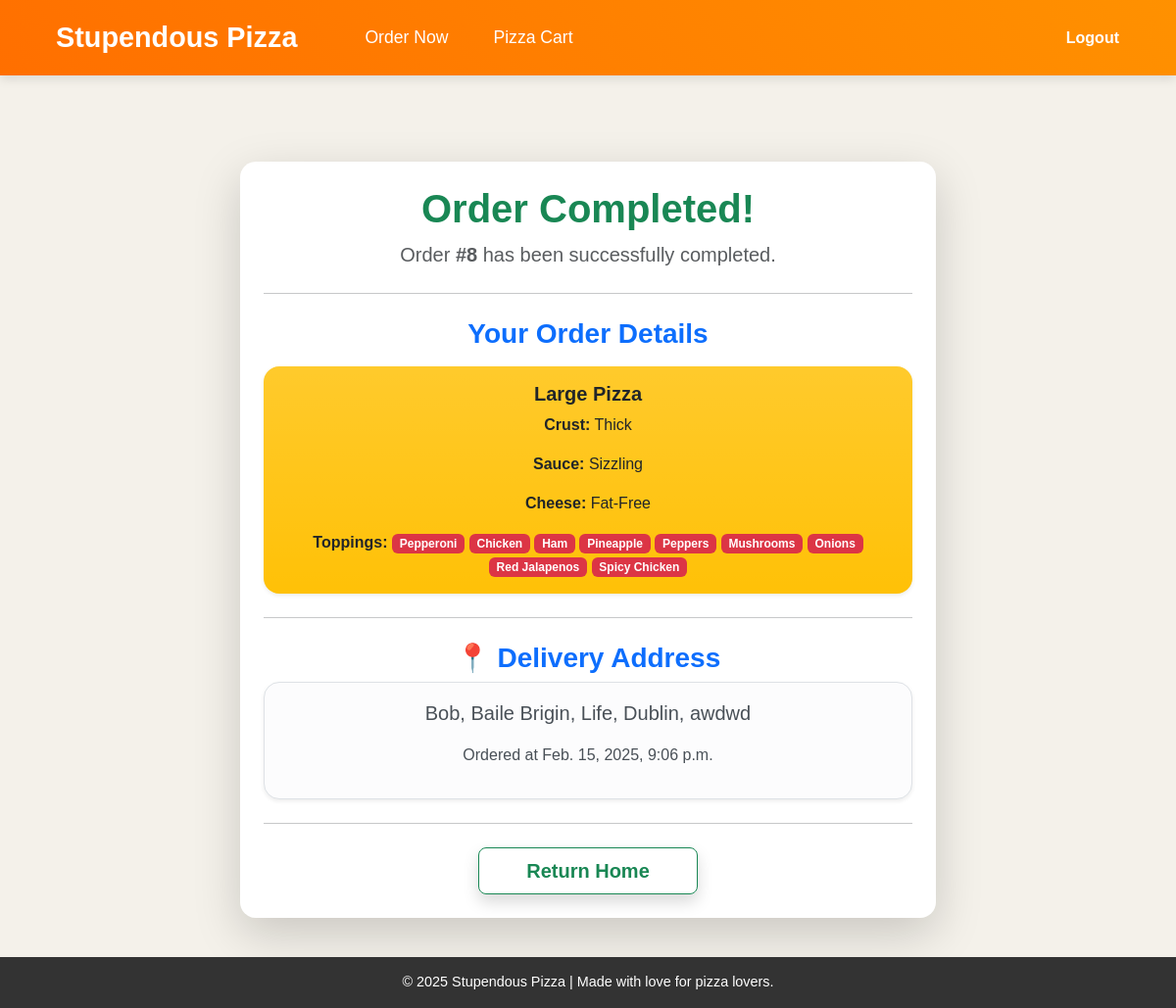
The app's page /completed_order/order8 (signed in) with its own data.
### Pizza_App/models.py (models this page shows, shortened)
class Order(models.Model):
    user = models.ForeignKey(User, on_delete=models.CASCADE)
    pizza = models.ManyToManyField(Pizza)
    address = models.ForeignKey(Address, on_delete=models.SET_NULL, null=True, blank=True)
    time_ordered = models.DateTimeField(auto_now_add=True)

class Pizza(models.Model):
    id = models.AutoField(primary_key=True)
    size = models.ForeignKey(Size, on_delete=models.CASCADE)
    crust = models.ForeignKey(Crust, on_delete=models.CASCADE)
    sauce = models.ForeignKey(Sauce, on_delete=models.CASCADE)
    topping = models.ManyToManyField(Topping, blank=True)
    cheese = models.ForeignKey(Cheese, on_delete=models.CASCADE)

class Size(models.Model):
    id = models.AutoField(primary_key=True)
    size = models.CharField(max_length=50, default="Small")
    price = models.FloatField(default=9.50)
    def __str__(self):
        return self.size

class Crust(models.Model):
    id = models.AutoField(primary_key=True)
    crust = models.CharField(max_length=50, default="Normal")
    price = models.FloatField(default=0)
    def __str__(self):
        return self.crust

class Sauce(models.Model):
    id = models.AutoField(primary_key=True)
    sauce = models.CharField(max_length=50, default="Tomato")
    price = models.FloatField(default=0.50)
    def __str__(self):
        return self.sauce

class Cheese(models.Model):
    id = models.AutoField(primary_key=True)
    cheese = models.CharField(max_length=50, default="Mozarella")
    price = models.FloatField(default=0.5)
    def __str__(self):
        return self.cheese

class Topping(models.Model):
    id = models.AutoField(primary_key=True)
    topping = models.CharField(max_length=50)
    price = models.FloatField()

class Address(models.Model):
    id = models.AutoField(primary_key=True)
    name = models.CharField(max_length=100)
    first_address = models.CharField(max_length=100)
    second_address = models.CharField(max_length=100, blank=True, null=True)
    town = models.CharField(max_length=50)
    eircode = models.CharField(max_length=8)
    def __str__(self):
        if self.second_address is not None:
            return f"{self.name}, {self.first_address}, {self.second_address}, {self.town}, {self.eircode}"
        else:
            return f"{self.name}, {self.first_address}, {self.town}, {self.eircode}"

### Pizza_App/views.py (the view)
# urls.py: path('completed_order/order<int:order_id>', views.order_complete, name='completed_order'),
@login_required
def order_complete(request, order_id):
    order = get_object_or_404(Order, id=order_id)
    if order.user != request.user:
        return redirect('/')
    return render(request, 'completed_order.html', {"order": order})

### Pizza_App/templates/completed_order.html (shortened to what this page needs)
{% extends 'base.html' %}
{% block content %}
<div class="container mt-5">
    <div class="row justify-content-center">
        <div class="col-md-8">
            <div class="card shadow-lg border-0 rounded-4">
                <div class="card-body p-4 text-center">
                    <h1 class="text-success fw-bold">Order Completed!</h1>
                    <p class="fs-5 text-muted">Order <strong>#{{ order.id }}</strong> has been successfully completed.</p>
                    <hr class="my-4">
                    {% if order.pizza.all %}
                    <h3 class="fw-bold text-primary">Your Order Details</h3>
                    <div class="mt-3">
                        {% for pizza in order.pizza.all %}
                            <div class="card p-3 border-0 rounded-4 mb-2 shadow-sm bg-warning bg-gradient">
                                <h5 class="fw-bold">{{ pizza.size }} Pizza</h5>
                                <p><strong>Crust:</strong> {{ pizza.crust }}</p>
                                <p><strong>Sauce:</strong> {{ pizza.sauce }}</p>
                                <p><strong>Cheese:</strong> {{ pizza.cheese }}</p>
                                <div>
                                    <strong>Toppings:</strong>
                                    {% if pizza.topping.all %}
                                        {% for topping in pizza.topping.all %}
                                            <span class="badge bg-danger">{{ topping.topping }}</span>
                                        {% endfor %}
                                    {% else %}
                                        <span class="badge bg-dark">No toppings</span>
                                    {% endif %}
                                </div>
                            </div>
                        {% endfor %}
                    </div>
                    {% else %}
                    <div class="alert alert-warning text-center p-3 shadow-sm rounded-4">
                        <h5 class="fw-bold text-dark">No pizzas in this order</h5>
                    </div>
                    {% endif %}
                    <hr class="my-4">
                    <h3 class="fw-bold text-primary">📍 Delivery Address</h3>
                    <div class="alert alert-light border shadow-sm rounded-4 p-3">
                        <p class="fs-5">{{ order.address }}</p>
                        <p>Ordered at {{ order.time_ordered }} </p>
                    </div>
                    <hr class="my-4">
                    <a href="{% url 'index' %}" class="btn btn-lg btn-outline-success fw-bold px-5 shadow">
                        Return Home
                    </a>
                </div>
            </div>
        </div>
    </div>
</div>
{% endblock %}

### Pizza_App/templates/base.html (style rules this page uses)
body { font-family: 'Poppins', Arial, sans-serif; background-color: #f4f1ea; color: #333; display: flex; flex-direction: column; min-height: 100vh; }

### records on screen
Order: id "8", address "Bob, Baile Brigin, Life, Dublin, awdwd", time_ordered "Feb. 15, 2025, 9:06 p.m."
Pizza: size "Large", crust "Thick", sauce "Sizzling", cheese "Fat-Free"
Topping: topping "Pepperoni"
Topping: topping "Chicken"
Topping: topping "Ham"
Topping: topping "Pineapple"
Topping: topping "Peppers"
Topping: topping "Mushrooms"
Topping: topping "Onions"
Topping: topping "Red Jalapenos"
Topping: topping "Spicy Chicken"
